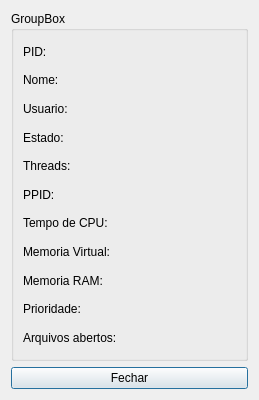
<?xml version="1.0" encoding="UTF-8"?>
<ui version="4.0">
<class>ProcessDetailDialog</class>
<widget class="QDialog" name="ProcessDetailDialog">
  <property name="geometry">
   <rect>
    <x>0</x>
    <y>0</y>
    <width>259</width>
    <height>400</height>
   </rect>
  </property>
  <property name="windowTitle">
   <string>Dialog</string>
  </property>
  <layout class="QVBoxLayout" name="verticalLayout">
   <item>
    <widget class="QGroupBox" name="groupBox">
     <property name="title">
      <string>GroupBox</string>
     </property>
     <layout class="QVBoxLayout" name="verticalLayout_2">
      <item>
       <widget class="QLabel" name="lblPId">
        <property name="text">
         <string>PID:</string>
        </property>
       </widget>
      </item>
      <item>
       <widget class="QLabel" name="lblName">
        <property name="text">
         <string>Nome:</string>
        </property>
       </widget>
      </item>
      <item>
       <widget class="QLabel" name="lblUser">
        <property name="text">
         <string>Usuario:</string>
        </property>
       </widget>
      </item>
      <item>
       <widget class="QLabel" name="lblState">
        <property name="text">
         <string>Estado:</string>
        </property>
       </widget>
      </item>
      <item>
       <widget class="QLabel" name="lblThreads">
        <property name="text">
         <string>Threads:</string>
        </property>
       </widget>
      </item>
      <item>
       <widget class="QLabel" name="lblParent">
        <property name="text">
         <string>PPID:</string>
        </property>
       </widget>
      </item>
      <item>
       <widget class="QLabel" name="lblCpuTime">
        <property name="text">
         <string>Tempo de CPU:</string>
        </property>
       </widget>
      </item>
      <item>
       <widget class="QLabel" name="lblMemVirtual">
        <property name="text">
         <string>Memoria Virtual:</string>
        </property>
       </widget>
      </item>
      <item>
       <widget class="QLabel" name="lblMemRam">
        <property name="text">
         <string>Memoria RAM:</string>
        </property>
       </widget>
      </item>
      <item>
       <widget class="QLabel" name="lblPriority">
        <property name="text">
         <string>Prioridade:</string>
        </property>
       </widget>
      </item>
      <item>
       <widget class="QLabel" name="lblFiles">
        <property name="text">
         <string>Arquivos abertos:</string>
        </property>
       </widget>
      </item>
     </layout>
    </widget>
   </item>
   <item>
    <widget class="QPushButton" name="btnClose">
     <property name="text">
      <string>Fechar</string>
     </property>
    </widget>
   </item>
  </layout>
 </widget>
 <resources/>
 <connections/>
</ui>
